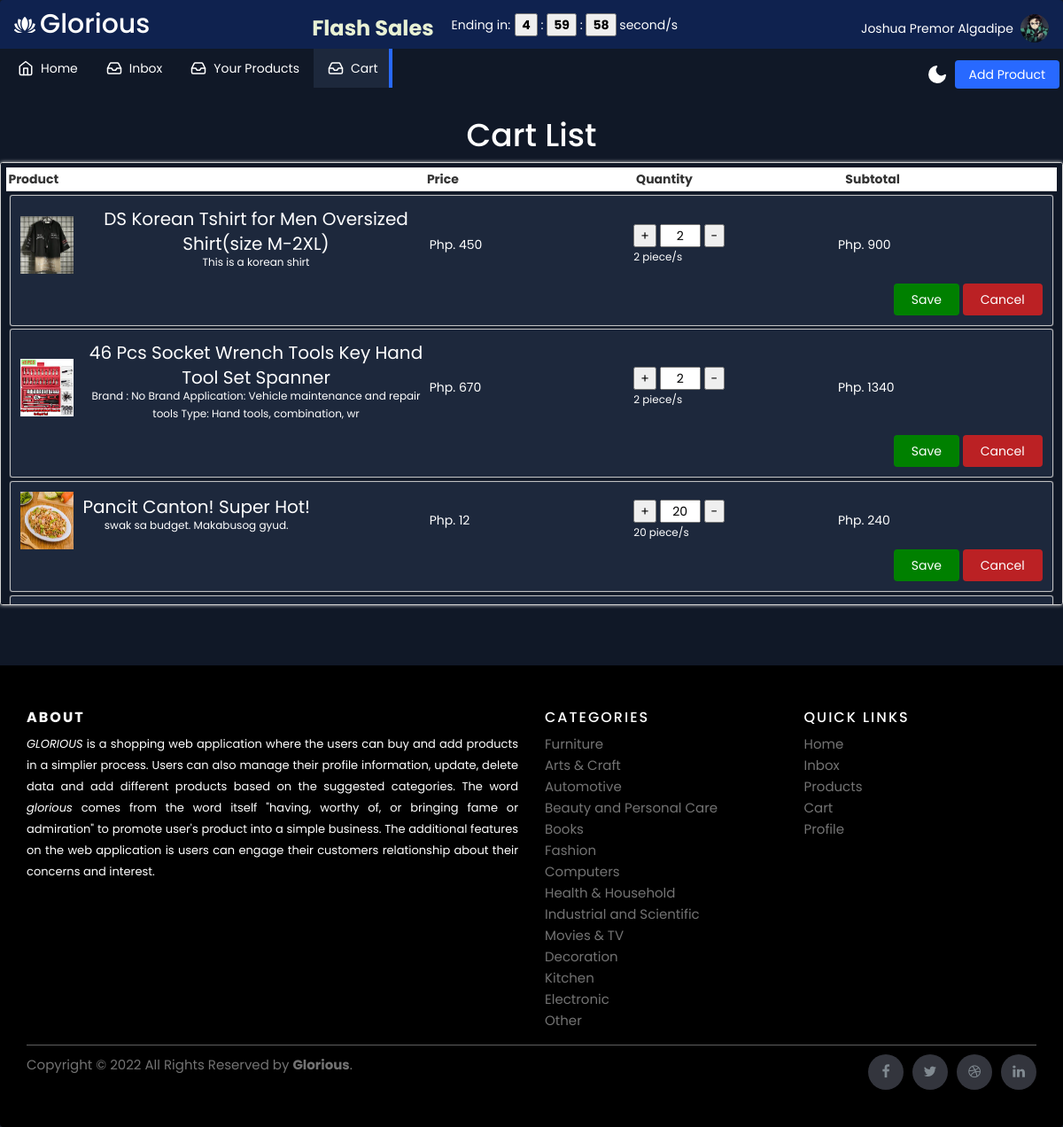
Page /cart.php (signed in) on the committed database.
### tables this page shows
CREATE TABLE `profile_information` (
  `id` int(11) NOT NULL,
  `name` varchar(40) NOT NULL,
  `age` int(12) NOT NULL,
  `phone` varchar(15) NOT NULL,
  `password` varchar(60) NOT NULL,
  `email` varchar(50) NOT NULL,
  `location` varchar(50) NOT NULL,
  `profile_image` text DEFAULT NULL,
  `date_joined` timestamp NOT NULL DEFAULT current_timestamp()
);

CREATE TABLE `cart` (
  `id` int(11) NOT NULL,
  `user_id` int(11) NOT NULL,
  `product_id` int(11) NOT NULL,
  `quantity` int(11) NOT NULL,
  `subtotal` int(50) NOT NULL
);

CREATE TABLE `product_details` (
  `id` int(11) NOT NULL,
  `user_id` int(100) NOT NULL,
  `product_name` varchar(255) NOT NULL,
  `product_image` text NOT NULL,
  `product_info` varchar(255) NOT NULL,
  `category` varchar(20) NOT NULL,
  `status` varchar(10) NOT NULL,
  `stock` int(50) NOT NULL,
  `price` int(50) NOT NULL,
  `sold` int(11) DEFAULT NULL,
  `date_added` timestamp NOT NULL DEFAULT current_timestamp()
);

### cart.php (the view, shortened to what this page needs)
<?php
include("database.php");
?>
<!DOCTYPE html>
<html lang="en">
<head>
    <link rel="stylesheet" href="https://maxcdn.bootstrapcdn.com/bootstrap/3.3.7/css/bootstrap.min.css" />
    <link rel="stylesheet" href="https://cdnjs.cloudflare.com/ajax/libs/font-awesome/4.7.0/css/font-awesome.min.css" />
    <link rel="stylesheet" href="./css/cart.css">
    <link rel="stylesheet" href="./css/style2.css">
    <link rel="stylesheet" href="./css/style.css">
</head>
<body>
    <div class="app-container" style="display: grid;">
        <div class="app-content">
            <div style="position: sticky;top:0;z-index: 1 ;display: flex;align-items: center;justify-content: space-between;background-color: #0f2a689d;padding-left: 16px;height:55px">
                <div class="app-icon" style="display: flex;align-items: center;justify-content: left;gap:5px;">
                    <h2 style="position: relative;top:-5px">Glorious</h2>
                </div>
                <div style="display: flex;align-items: center;justify-content: center;gap:20px">
                    <h3 style="color: white;font-weight: bold;color:#E8F1D4">Flash Sales</h1>
                        <div style="display: flex;align-items: center;justify-content: center;gap:5px;color:white">
                            <p style="color: white;position: relative;top:5px">Ending in: </p>
                            <div>
                            <button style="color: black;font-weight: bold;" class="hours">05</button> : <button style="color: black;font-weight: bold;" class="minutes">59</button> : <button style="color: black;font-weight: bold;" class="seconds">41</button> second/s
                            </div>
                        </div>
                </div>
                <div class="account-info" style="cursor: pointer;">
                    <div class="account-info-name">
                        <?php
                        $id =  $_SESSION["id"];
                        $name = $mysqli->query("SELECT * FROM profile_information WHERE id = '$id'");
                        foreach ($name as $info) {
                            echo $info['name'];
                        }
                        ?>
                    </div>
                    <div class="account-info-picture">
                        <?php foreach ($name as $info) {
                            if ($info['profile_image'] == NULL || $info['profile_image'] == "") {
                        ?>
                                <img alt="">
                            <?php } else { ?>
                                <img src="test/uploads/<?= $info['profile_image'] ?>" alt="">
                        <?php }
                        } ?>
                    </div>
                </div>
            </div>
            <div class="app-content-header">
                <ul class="sidebar-list" style="display: flex;align-items: center;">
                    <li class="sidebar-list-item">
                        <a href="index.php">
                            <svg xmlns="http://www.w3.org/2000/svg" width="18" height="18" viewBox="0 0 24 24" fill="none" stroke="currentColor" stroke-width="2" stroke-linecap="round" stroke-linejoin="round" class="feather feather-home">
                                <path d="M3 9l9-7 9 7v11a2 2 0 0 1-2 2H5a2 2 0 0 1-2-2z" />
                                <polyline points="9 22 9 12 15 12 15 22" />
                            </svg>
                            <span>Home</span>
                        </a>
                    </li>
                    <li class="sidebar-list-item">
                        <a href="inbox.php">
                            <span>Inbox</span>
                        </a>
                    </li>
                    <li class="sidebar-list-item">
                        <a href="products.php">
                            <span>Your Products</span>
                        </a>
                    </li>
                    <li class="sidebar-list-item active">
                        <a href="cart.php">
                            <span>Cart</span>
                        </a>
                    </li>
                </ul>
                <button class="mode-switch" title="Switch Theme">
                    <svg class="moon" fill="none" stroke="currentColor" stroke-linecap="round" stroke-linejoin="round" stroke-width="2" width="24" height="24" viewBox="0 0 24 24">
                        <defs></defs>
                        <path d="M21 12.79A9 9 0 1111.21 3 7 7 0 0021 12.79z"></path>
                    </svg>
                </button>
                <button class="app-content-headerButton" name="add_product" id="add_product">Add Product</button>
            </div>
            <h1 style="color: white;text-align: center;">Cart List</h1>
            <div class="my-cart-list">
                <div class="my-cart-header">
                    <div class="fourty">Product</div>
                    <div class="twenty">Price</div>
                    <div class="twenty">Quantity</div>
                    <div class="twenty">Subtotal</div>
                </div>
                <div class="my-cart-body">
                    <?php
                    $id =  $_SESSION["id"];
                    $name = $mysqli->query("SELECT cart.id, product_details.product_name,product_details.product_image, product_details.product_info,
                    product_details.price, cart.quantity, cart.subtotal FROM `cart`
                    INNER JOIN `product_details` ON product_details.id = cart.product_id
                    INNER JOIN `profile_information` ON profile_information.id = cart.user_id
                    WHERE profile_information.id = '$id'");
                    foreach ($name as $info) { ?>
                        <form action="add-process.php" method="post" class="my-item-details">
                            <div class="fourty">
                                <a href="#"><img src="test/uploads/<?= $info['product_image'] ?>" alt="phone" class="my-item-image"></a>
                                <div style="text-align: center;">
                                    <p style="font-size: 20px;"><?= $info['product_name'] ?></p>
                                    <small style="position: relative;top:-15px;font-weight: normal;font-size: 12px;"><?= $info['product_info'] ?></small>
                                </div>
                            </div>
                            <div class="twenty ">Php. <?= $info['price'] ?></div>
                            <div class="twenty">
                                <button class="add-cart" style="color:black">+</button>
                                <input name="input-quantity" style="color:black" class="twenty input-quantity" type="text" value="<?= $info['quantity'] ?>" />
                                <button class="minus-cart" style="color:black">-</button><br>
                                <small class="piece-count"><?= $info['quantity'] ?> piece/s</small>
                            </div>
                            <div class="twenty ">
                                <span name="price-value" class="price-value"> Php. <?= $info['subtotal'] ?></span>
                            </div>
                            <div class="twenty" style="width:100%;text-align: right;">
                                <button type="submit" name="save_primary" class="remove-item-button save_primary" style="background-color: green;padding:8px 20px 8px 20px">Save</button>
                                <button class="remove-item-button cancel-primary" style="background-color: #bb2124;padding:8px 20px 8px 20px">Cancel</button>
                            </div>
                        </form>
                    <?php  } ?>
                </div>
            </div>
        </div>
        <footer class="site-footer">
            <div class="container">
                <div class="row">
                    <div class="col-sm-12 col-md-6">
                        <h6 style="font-weight: bold;">About</h6>
                        <p class="text-justify" style="color: white;font-size: 13px;"><i>GLORIOUS</i> is a shopping web application where the users can buy and add products in a simplier process. Users can also manage their profile information, update, delete data and add different products based on the suggested categories.
                            The word <i>glorious</i> comes from the word itself "having, worthy of, or bringing fame or admiration" to promote user's product into a simple business. The additional features on the web application is users can engage their customers relationship about their concerns and interest.
                        </p>
                    </div>
                    <div class="col-xs-6 col-md-3">
                        <h6>Categories</h6>
                        <ul class="footer-links">
                            <li><a href="#">Furniture</a></li>
                            <li><a href="#">Arts & Craft</a></li>
                            <li><a href="#">Automotive</a></li>
                            <li><a href="#">Beauty and Personal Care</a></li>
                            <li><a href="#">Books</a></li>
                            <li><a href="#">Fashion</a></li>
                            <li><a href="#">Computers</a></li>
                            <li><a href="#">Health & Household</a></li>
                            <li><a href="#">Industrial and Scientific</a></li>
                            <li><a href="#">Movies & TV</a></li>
                            <li><a href="#">Decoration</a></li>
                            <li><a href="#">Kitchen</a></li>
                            <li><a href="#">Electronic</a></li>
                            <li><a href="#">Other</a></li>
                        </ul>
                    </div>
                    <div class="col-xs-6 col-md-3">
                        <h6>Quick Links</h6>
                        <ul class="footer-links">
                            <li><a href="index.php">Home</a></li>
                            <li><a href="inbox.php">Inbox</a></li>
                            <li><a href="products.php">Products</a></li>
                            <li><a href="cart.php">Cart</a></li>
                            <li><a href="profile.php">Profile</a></li>
                        </ul>
                    </div>
                </div>
                <hr>
            </div>
            <div class="container">
                <div class="row">
                    <div class="col-md-8 col-sm-6 col-xs-12">
                        <p class="copyright-text">Copyright &copy; 2022 All Rights Reserved by
                            <a href="#"><b>Glorious</b></a>.
                        </p>
                    </div>
                    <div class="col-md-4 col-sm-6 col-xs-12">
                        <ul class="social-icons">
                            <li><a class="facebook" href="#"><i class="fa fa-facebook"></i></a></li>
                            <li><a class="twitter" href="#"><i class="fa fa-twitter"></i></a></li>
                            <li><a class="dribbble" href="#"><i class="fa fa-dribbble"></i></a></li>
                            <li><a class="linkedin" href="#"><i class="fa fa-linkedin"></i></a></li>
                        </ul>
                    </div>
                </div>
            </div>
        </footer>
    </div>
</body>
</html>

### css/cart.css (style rules this page uses)
.my-cart-list { position:relative; padding:0.4em; background:#101827 !important; border:1px solid lightgray; border-radius:0.2em; box-shadow: 0px 0px 4px 0px lightgrey; }
.my-cart-header { padding:0.2em; display: flex; flex-wrap: wrap; border-bottom:1px solid lightgray; font-weight:700; }
.my-cart-body { padding:0.4em; }
.my-item-details { display: flex; flex-wrap: wrap; padding: 0.8em; background: #1d283c; color: white; border-radius:2px; box-shadow:0px 0px 1px 1px lightgrey; }
.my-cart-body .my-item-details:not(:first-child) { margin-top:0.4em; }
.fourty { width:40%; }
.twenty { width:20%; }
.input-quantity { text-align: center; }
.remove-item-button { background:red; border:0; color:white; padding:0.3em; border-radius:4px }
.my-item-image { width: 60px; height: 65px; }
a { color: #000; }
.my-cart-list { height: 500px; overflow-y: scroll; }
.my-cart-list button { cursor: pointer; }
.my-cart-header { position: sticky !important; top: 0; background-color: white; }
.fourty { display: flex; justify-content: left; align-items: center; gap: 10px; }
.my-item-details { align-items: center; }

### css/style2.css (style rules this page uses)
hr { margin-top: 5px; margin-bottom: 10px; }

### css/style.css (style rules this page uses)
* { box-sizing: border-box; }
:root { --app-bg: #101827; --sidebar: rgba(21, 30, 47, 1); --sidebar-main-color: #fff; --table-border: #1a2131; --table-header: #1a2131; --app-content-main-color: #fff; --sidebar-link: #fff; --sidebar-active-link: #1d283c; --sidebar-hover-link: #1a2539; --action-color: #2869ff; --action-color-hover: #0f2a68; --app-content-secondary-color: #1d283c; --filter-reset: #2c394f; --filter-shadow: rgba(16, 24, 39, 0.8) 0px 6px 12px -2px, rgba(0, 0, 0, 0.3) 0px 3px 7px -3px; }
body, html { margin: 0; padding: 0; height: 100%; width: 100%; }
body { overflow: hidden; font-family: 'Poppins', sans-serif; background-color: var(--app-bg); -webkit-font-smoothing: antialiased; -moz-osx-font-smoothing: grayscale; }
.app-container { border-radius: 4px; width: 100%; height: 100%; max-height: 100%; max-width: 1280px; display: flex; overflow-y: scroll; overflow-x: hidden; box-shadow: rgba(99, 99, 99, 0.2) 0px 2px 8px 0px; max-width: 2000px; margin: 0 auto; }
.sidebar-list { list-style-type: none; padding: 0; ; }
.sidebar-list-item { position: relative; margin-bottom: 4px; }
.sidebar-list-item a { display: flex; align-items: center; width: 100%; padding: 10px 16px; color: var(--sidebar-link); text-decoration: none; font-size: 14px; line-height: 24px; }
.sidebar-list-item svg { margin-right: 8px; }
.sidebar-list-item.active { background-color: var(--sidebar-active-link); }
.sidebar-list-item.active:before { content: ''; position: absolute; right: 0; background-color: var(--action-color); height: 100%; width: 4px; }
.mode-switch { background-color: transparent; border: none; padding: 0; color: var(--app-content-main-color); display: flex; justify-content: center; align-items: center; margin-left: auto; margin-right: 8px; cursor: pointer; }
.mode-switch .moon { fill: var(--app-content-main-color); }
.account-info { display: flex; align-items: center; padding: 16px; margin-top: auto; }
.account-info-picture { width: 32px; height: 32px; border-radius: 50%; overflow: hidden; flex-shrink: 0; }
.account-info-picture img { width: 100%; height: 100%; object-fit: cover; }
.account-info-name { font-size: 14px; color: var(--sidebar-main-color); margin: 0 8px; overflow: hidden; max-width: 100%; text-overflow: ellipsis; white-space: nowrap; }
.app-icon { color: var(--sidebar-main-color); display: flex !important; justify-content: center; align-items: center; }
.app-icon svg { width: 24px; height: 24px; }
.app-content { padding: 0; background-color: var(--app-bg); height: 100%; flex: 1; max-height: 100%; display: flex; flex-direction: column; }
.app-content-header { display: flex; align-items: center; justify-content: space-between; padding: 0 4px; }
.app-content-headerButton { background-color: var(--action-color); color: #fff; font-size: 14px; line-height: 24px; border: none; border-radius: 4px; height: 32px; padding: 0 16px; transition: 0.2s; cursor: pointer; }

### rows in the picture
profile_information: name "Joshua Premor Algadipe", profile_image (picture)
cart: product_details.product_image (picture), product_details.product_name "DS Korean Tshirt for Men Oversized Shirt(size M-2XL)", product_details.product_info "This is a korean shirt", product_details.price "450", input-quantity "2", quantity "2", subtotal "900"
cart: product_details.product_image (picture), product_details.product_name "46 Pcs Socket Wrench Tools Key Hand Tool Set Spanner", product_details.product_info "Brand : No Brand Application: Vehicle maintenance and repair tools Type: Hand tools, combination, wr", product_details.price "670", input-quantity "2", quantity "2", subtotal "1340"
cart: product_details.product_image (picture), product_details.product_name "Pancit Canton! Super Hot!", product_details.product_info "swak sa budget. Makabusog gyud.", product_details.price "12", input-quantity "20", quantity "20", subtotal "240"
